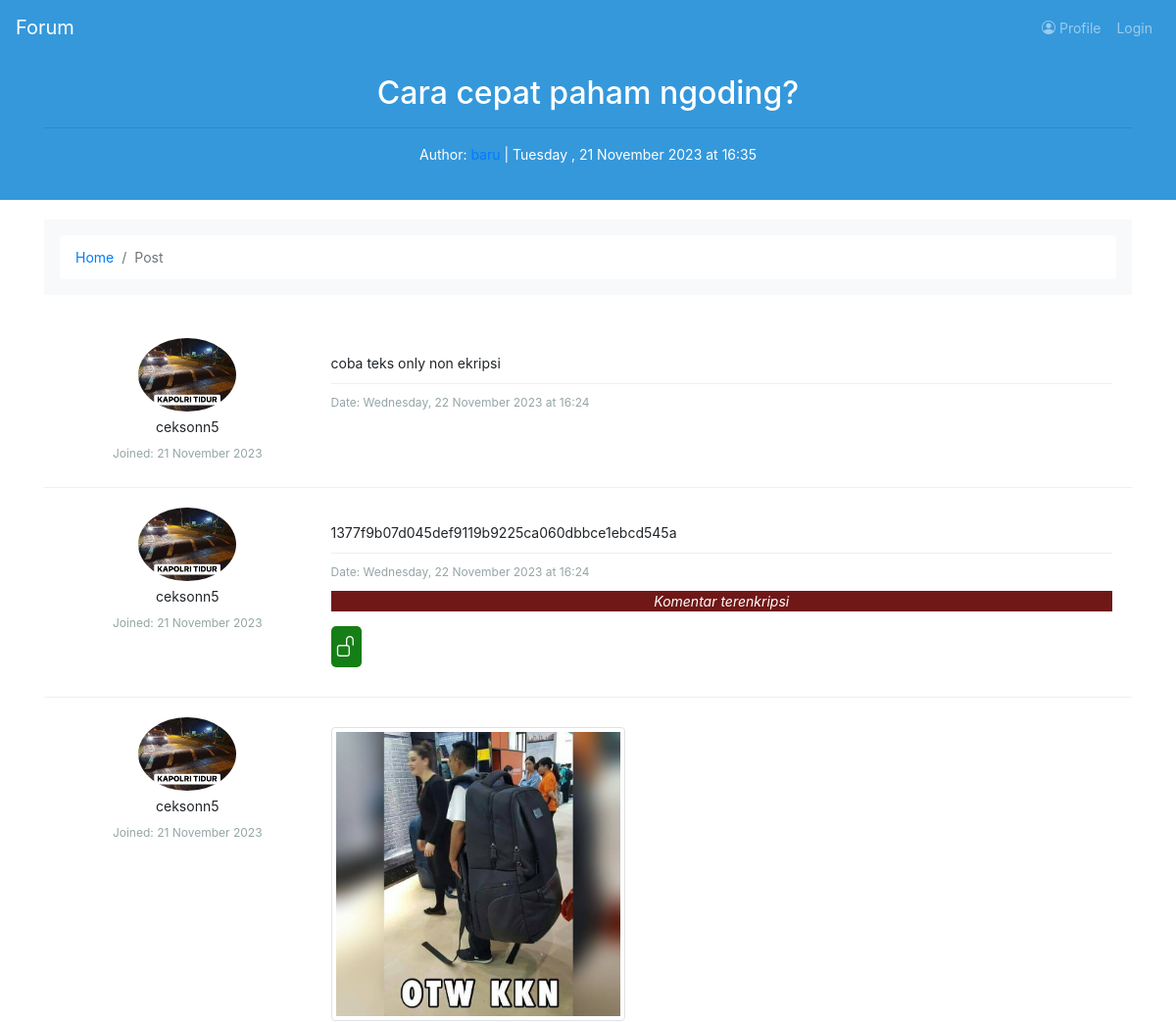
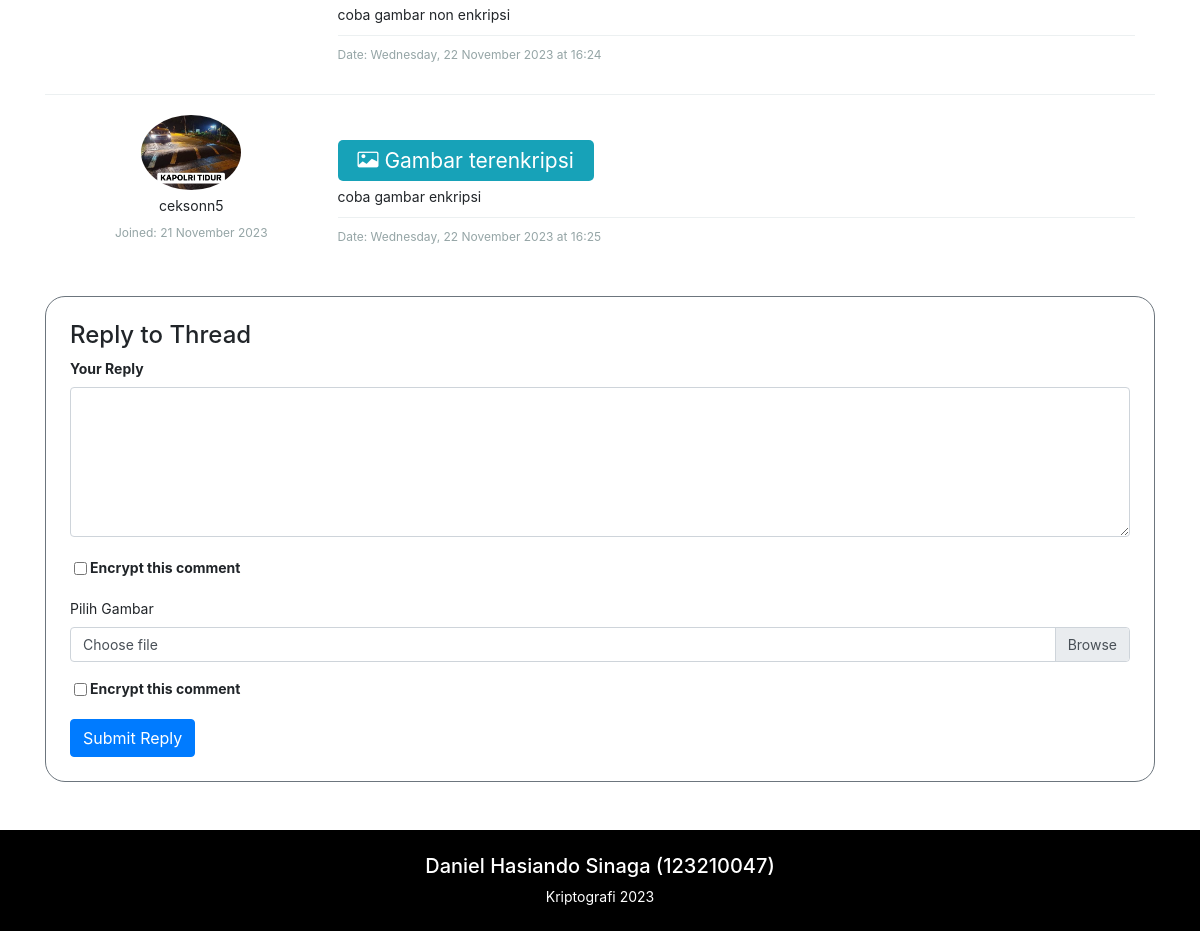
/post.php?id=2, run on the app's committed database (2 pictures, top to bottom).
### tables this page shows
CREATE TABLE `posts` (
  `id` int(11) NOT NULL,
  `postTitle` varchar(255) NOT NULL,
  `posted` timestamp NOT NULL DEFAULT current_timestamp() ON UPDATE current_timestamp(),
  `user` varchar(255) NOT NULL,
  `postContent` varchar(255) DEFAULT NULL
);

CREATE TABLE `users` (
  `username` varchar(255) NOT NULL,
  `name` varchar(255) NOT NULL,
  `password` varchar(255) NOT NULL,
  `email` varchar(255) NOT NULL,
  `phone` varchar(255) NOT NULL,
  `country` varchar(255) NOT NULL,
  `photo` varchar(255) NOT NULL,
  `joined` date NOT NULL
);

CREATE TABLE `comments` (
  `id` int(11) NOT NULL,
  `comment` varchar(255) DEFAULT NULL,
  `posted` timestamp NOT NULL DEFAULT current_timestamp() ON UPDATE current_timestamp(),
  `isEncrypted` tinyint(1) NOT NULL,
  `user` varchar(255) NOT NULL,
  `image` varchar(255) DEFAULT NULL,
  `keyText` varchar(255) DEFAULT NULL,
  `post` int(11) NOT NULL,
  `keyImage` varchar(255) DEFAULT NULL,
  `isEncrypted2` tinyint(1) NOT NULL
);

### post.php (the view, shortened to what this page needs)
<?php
include('header.php');
include('koneksi.php');
if (isset($_GET['id'])) {
  $id_post = $_GET['id'];
} else {
  echo '<script>window.location.href = "home.php";</script>';
}
?>
</head>
<body class="forum padding-large">
  <?php include('navbar.php') ?>
  <?php
  $sql0    = "SELECT * FROM posts WHERE id = $id_post";
  $query0    = mysqli_query($connect, $sql0);
  while ($data0 = mysqli_fetch_array($query0)) {
  ?>
    <div class="thread-header warna align-content-center">
      <div class="container">
        <h2><?= $data0['postTitle']; ?></h2>
        <hr>
        <?php
        $time = strtotime($data0['posted']);
        $tahun = date('Y', $time);
        $bulan = date('F', $time);
        $tanggal = date('d', $time);
        $hari = date('l ', $time);
        $jam = date('H', $time);
        $menit = date('i', $time);
        ?>
        <p>Author: <a href=""><?= $data0['user']; ?> </a> | <?= $hari . ", " . $tanggal . " " . $bulan . " " . $tahun . " at " . $jam . ":" . $menit; ?></p>
      </div>
    </div>
  <?php } ?>
  <div class="container">
    <div class="row">
      <div class="col">
        <nav aria-label="breadcrumb" class="bg-light rounded-3 p-3 mb-4">
          <ol class="breadcrumb mb-0">
            <li class="breadcrumb-item"><a href="home.php">Home</a></li>
            <li class="breadcrumb-item active" aria-current="page">Post</li>
          </ol>
        </nav>
      </div>
    </div>
  </div>
  <div class="container">
    <ul class="post-list">
      <?php
      $sql    = "SELECT * FROM comments WHERE post = '$id_post'";
      $query    = mysqli_query($connect, $sql);
      $i = 1;
      while ($data = mysqli_fetch_array($query)) {
        $user = $data['user'];
      ?>
        <li>
          <?php
          $sql2    = "SELECT * FROM users WHERE username = '$user'";
          $query2    = mysqli_query($connect, $sql2);
          while ($data2 = mysqli_fetch_array($query2)) {
          ?>
            <div class="profile-details">
              <img src="<?= $data2['photo']; ?>" alt="John Doe's Avatar" />
              <?php
              $time = strtotime($data2['joined']);
              $tahun = date('Y', $time);
              $bulan = date('F', $time);
              $tanggal = date('d', $time);
              ?>
              <p><?= $data2['username']; ?></p>
              <p><small>Joined: <?= $tanggal . " " . $bulan . " " . $tahun; ?></small></p>
            </div>
          <?php } ?>
          <div class="comment-details">
            <?php
            $comment = $data['comment'];
            $image = $data['image'];
            ?>
            <div class="image-cipher-<?= $i; ?>" <?= ($data['isEncrypted2']) ? NULL : "hidden" ?>>
              <div class="gembok2 bg-info">
                <div class="container">
                  <i id="unlocked2" class="bi bi-card-image"></i>
                  <span id="<?= $i; ?>" class="text-white">Gambar terenkripsi</span>
                </div>
              </div>
            </div>
            <img class="img-thumbnail" width="300" src="<?= $image ?>" alt="" <?= ($data['image'] && $data['isEncrypted2'] == false) ? "" : "hidden"; ?>>
            <p id="comment-<?= $i; ?>">
              <?= $comment ?>
            </p>
            <?php
            $time     = strtotime($data['posted']);
            $tahun    = date('Y', $time);
            $bulan    = date('F', $time);
            $hari     = date('l', $time);
            $tanggal  = date('d', $time);
            $jam      = date('H', $time);
            $menit    = date('i', $time);
            ?>
            <small>Date: <?= $hari . ", " . $tanggal . " " . $bulan . " " . $tahun . " at " . $jam . ":" . $menit; ?></small>
            <div class="cipher-key-<?= $i; ?>" <?= ($data['isEncrypted']) ? NULL : "hidden" ?>>
              <p class="info-enkripsi">Komentar terenkripsi</p>
              <div class="gembok" id="<?= $i; ?>" onclick="encrpyt(this.id)">
                <i id="unlocked" class="bi bi-unlock"></i>
              </div>
            </div>
          </div>
        </li>
        <?php $i++; ?>
      <?php } ?>
    </ul>
    <div class="reply-form p-4 border border-secondary" style="border-radius: 20px;">
      <h4>Reply to Thread</h4>
      <form method="POST" action="comment_proses.php" enctype="multipart/form-data">
        <div class="form-group">
          <label for="replyContent">Your Reply</label>
          <textarea name="comment" class="form-control" id="replyContent" rows="2" required></textarea>
        </div>
        <div class="form-group form-check">
          <input onclick="toggleEncryptionKey()" name="isEncrypted" type="checkbox" class="form-check-input" id="encryptCheckbox" value="1" />
          <label class="form-check-label" for="encryptCheckbox">Encrypt this comment</label>
        </div>
        <label for="gambar">Pilih Gambar</label>
        <div class="input-group">
          <div class="custom-file">
            <label class="custom-file-label" for="gambar">Choose file</label>
          </div>
        </div>
        <div class="form-group form-check pt-3">
          <input onclick="toggleEncryptionKey2()" name="isEncrypted-image" type="checkbox" class="form-check-input" id="encryptCheckbox2" value="1" />
          <label class="form-check-label" for="encryptCheckbox2">Encrypt this comment</label>
        </div>
        <button onclick="return cekLogin()" type="submit" class="btn btn-primary">Submit Reply</button>
      </form>
    </div>
  </div>
  <footer class="footer py-4 mt-5 black">
    <div class="container text-center">
      <p class="h5">Daniel Hasiando Sinaga (123210047)</p>
      <span class="text-white">Kriptografi <?= date('Y'); ?></span>
    </div>
  </footer>
</body>
</html>

### data on the page
posts: postTitle "Cara cepat paham ngoding?", user "baru", posted "Tuesday", posted "21", posted "November", posted "2023", posted "16", posted "35"
comments: comment "coba teks only non ekripsi", posted "Wednesday", posted "22", posted "November", posted "2023", posted "16", posted "24"
users: photo (picture), username "ceksonn5", joined "21", joined "November", joined "2023"
comments: comment "1377f9b07d045def9119b9225ca060dbbce1ebcd545a", posted "Wednesday", posted "22", posted "November", posted "2023", posted "16", posted "24"
comments: image (picture), comment "coba gambar non enkripsi", posted "Wednesday", posted "22", posted "November", posted "2023", posted "16", posted "24"
comments: comment "coba gambar enkripsi", posted "Wednesday", posted "22", posted "November", posted "2023", posted "16", posted "25"
